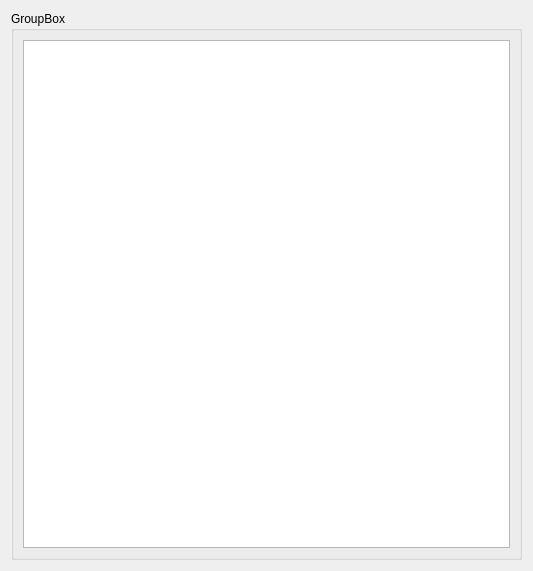
<?xml version="1.0" encoding="UTF-8"?>
<ui version="4.0">
 <class>AddDisciplineDialog</class>
 <widget class="QDialog" name="AddDisciplineDialog">
  <property name="geometry">
   <rect>
    <x>0</x>
    <y>0</y>
    <width>533</width>
    <height>571</height>
   </rect>
  </property>
  <property name="windowTitle">
   <string>Dialog</string>
  </property>
  <layout class="QVBoxLayout" name="verticalLayout_2">
   <item>
    <layout class="QFormLayout" name="formLayout"/>
   </item>
   <item>
    <widget class="QGroupBox" name="lessonsGroupBox">
     <property name="title">
      <string>GroupBox</string>
     </property>
     <layout class="QGridLayout" name="gridLayout">
      <item row="0" column="0">
       <widget class="QTableView" name="lessonsTableView"/>
      </item>
     </layout>
    </widget>
   </item>
  </layout>
 </widget>
 <resources/>
 <connections/>
</ui>
